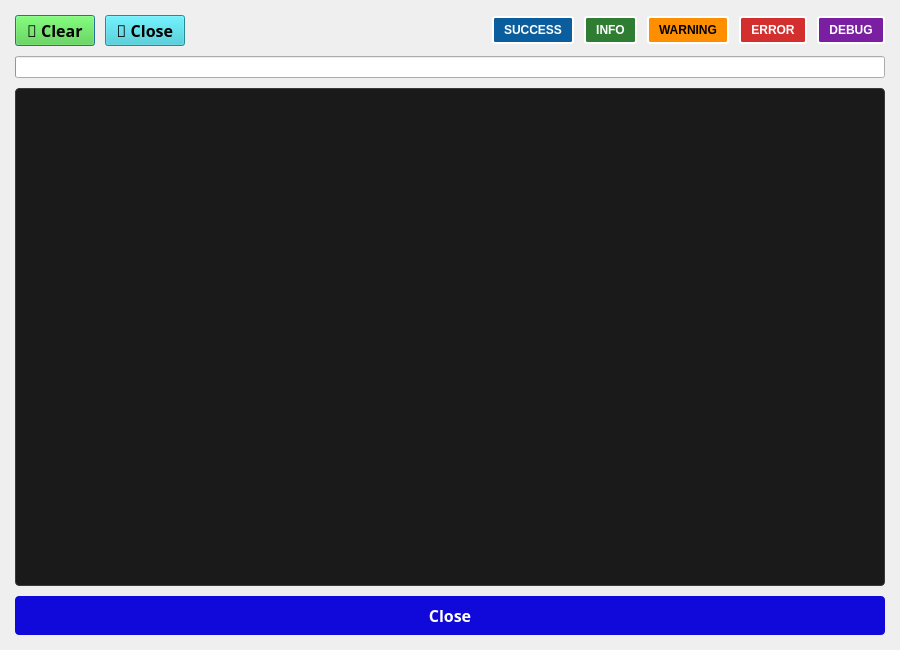
<?xml version="1.0" encoding="UTF-8"?>
<ui version="4.0">
 <class>LogViewerDialog</class>
 <widget class="QDialog" name="LogViewerDialog">
  <property name="geometry">
   <rect>
    <x>0</x>
    <y>0</y>
    <width>900</width>
    <height>650</height>
   </rect>
  </property>
  <property name="windowTitle">
   <string>Log Viewer</string>
  </property>
  <layout class="QVBoxLayout" name="verticalLayout">
   <property name="spacing">
    <number>10</number>
   </property>
   <property name="leftMargin">
    <number>15</number>
   </property>
   <property name="topMargin">
    <number>15</number>
   </property>
   <property name="rightMargin">
    <number>15</number>
   </property>
   <property name="bottomMargin">
    <number>15</number>
   </property>
   <item>
    <layout class="QHBoxLayout" name="searchLayout">
     <item>
      <widget class="QPushButton" name="clearBtn">
       <property name="font">
        <font>
         <family>DS-Digital</family>
         <pointsize>12</pointsize>
         <bold>true</bold>
        </font>
       </property>
       <property name="styleSheet">
        <string notr="true">background-color: #48D32F;</string>
       </property>
       <property name="text">
        <string>🧹 Clear</string>
       </property>
      </widget>
     </item>
     <item>
      <widget class="QPushButton" name="CloseBtn">
       <property name="font">
        <font>
         <family>DS-Digital</family>
         <pointsize>12</pointsize>
         <bold>true</bold>
        </font>
       </property>
       <property name="styleSheet">
        <string notr="true">background-color: #2FC5D3;</string>
       </property>
       <property name="text">
        <string>🚫 Close</string>
       </property>
      </widget>
     </item>
     <item>
      <spacer name="searchSpacer">
       <property name="orientation">
        <enum>Qt::Orientation::Horizontal</enum>
       </property>
       <property name="sizeHint" stdset="0">
        <size>
         <width>40</width>
         <height>20</height>
        </size>
       </property>
      </spacer>
     </item>
     <item>
      <layout class="QHBoxLayout" name="filterLayout">
       <item>
        <widget class="QPushButton" name="successBtn">
         <property name="font">
          <font>
           <bold>true</bold>
          </font>
         </property>
         <property name="styleSheet">
          <string notr="true">QPushButton { background-color: #2196F3; color: white; border: none; padding: 5px 10px; border-radius: 3px; }
QPushButton:checked { background-color: #0b5e9e; border: 2px solid white; }</string>
         </property>
         <property name="text">
          <string>SUCCESS</string>
         </property>
         <property name="checkable">
          <bool>true</bool>
         </property>
         <property name="checked">
          <bool>true</bool>
         </property>
        </widget>
       </item>
       <item>
        <widget class="QPushButton" name="infoBtn">
         <property name="font">
          <font>
           <bold>true</bold>
          </font>
         </property>
         <property name="styleSheet">
          <string>QPushButton { background-color: #4CAF50; color: white; border: none; padding: 5px 10px; border-radius: 3px; }
QPushButton:checked { background-color: #2e7d32; border: 2px solid white; }</string>
         </property>
         <property name="text">
          <string>INFO</string>
         </property>
         <property name="checkable">
          <bool>true</bool>
         </property>
         <property name="checked">
          <bool>true</bool>
         </property>
        </widget>
       </item>
       <item>
        <widget class="QPushButton" name="warningBtn">
         <property name="font">
          <font>
           <bold>true</bold>
          </font>
         </property>
         <property name="styleSheet">
          <string>QPushButton { background-color: #FFC107; color: black; border: none; padding: 5px 10px; border-radius: 3px; }
QPushButton:checked { background-color: #ff8f00; border: 2px solid white; }</string>
         </property>
         <property name="text">
          <string>WARNING</string>
         </property>
         <property name="checkable">
          <bool>true</bool>
         </property>
         <property name="checked">
          <bool>true</bool>
         </property>
        </widget>
       </item>
       <item>
        <widget class="QPushButton" name="errorBtn">
         <property name="font">
          <font>
           <bold>true</bold>
          </font>
         </property>
         <property name="styleSheet">
          <string>QPushButton { background-color: #F44336; color: white; border: none; padding: 5px 10px; border-radius: 3px; }
QPushButton:checked { background-color: #d32f2f; border: 2px solid white; }</string>
         </property>
         <property name="text">
          <string>ERROR</string>
         </property>
         <property name="checkable">
          <bool>true</bool>
         </property>
         <property name="checked">
          <bool>true</bool>
         </property>
        </widget>
       </item>
       <item>
        <widget class="QPushButton" name="debugBtn">
         <property name="font">
          <font>
           <bold>true</bold>
          </font>
         </property>
         <property name="styleSheet">
          <string>QPushButton { background-color: #9C27B0; color: white; border: none; padding: 5px 10px; border-radius: 3px; }
QPushButton:checked { background-color: #7b1fa2; border: 2px solid white; }</string>
         </property>
         <property name="text">
          <string>DEBUG</string>
         </property>
         <property name="checkable">
          <bool>true</bool>
         </property>
         <property name="checked">
          <bool>true</bool>
         </property>
        </widget>
       </item>
      </layout>
     </item>
    </layout>
   </item>
   <item>
    <widget class="QProgressBar" name="progress">
     <property name="visible">
      <bool>false</bool>
     </property>
     <property name="textVisible">
      <bool>false</bool>
     </property>
    </widget>
   </item>
   <item>
    <widget class="QTextBrowser" name="textBrowser">
     <property name="styleSheet">
      <string>QTextBrowser {
    background-color: #1a1a1a;
    color: white;
    border: 1px solid #3a3a3a;
    border-radius: 4px;
    font-family: Consolas, Menlo, monospace;
    font-size: 11px;
}</string>
     </property>
    </widget>
   </item>
   <item>
    <widget class="QPushButton" name="closeBtn">
     <property name="font">
      <font>
       <family>DS-Digital</family>
       <pointsize>12</pointsize>
       <bold>true</bold>
      </font>
     </property>
     <property name="styleSheet">
      <string notr="true">QPushButton {
    background-color: #1009D9;
    color: white;
    border: none;
    padding: 8px 16px;
    border-radius: 4px;
    min-width: 100px;
}
QPushButton:hover {
    background-color: #097FD9;
}
</string>
     </property>
     <property name="text">
      <string>Close</string>
     </property>
    </widget>
   </item>
  </layout>
 </widget>
 <resources/>
 <connections/>
</ui>
